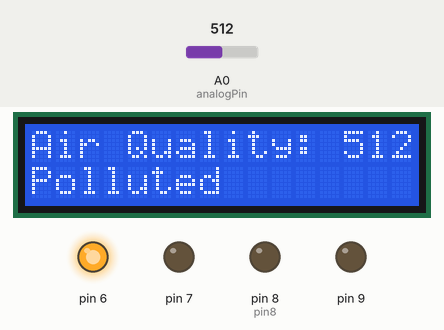
Simulated run of this sketch. Board: Arduino Uno, built with avr-gcc and run on an emulated ATmega328P. Shown: 16×2 character LCD, output pins drawn as LEDs (lit = HIGH). The inputs (shaded band) are chosen by the test bench; at power-on: A0 (analogPin) = 512. What the sketch prints to the serial monitor is not drawn.

Above: at 1.6 s.
1.7 s: A0 (analogPin) set to 487
At 2.8 s:
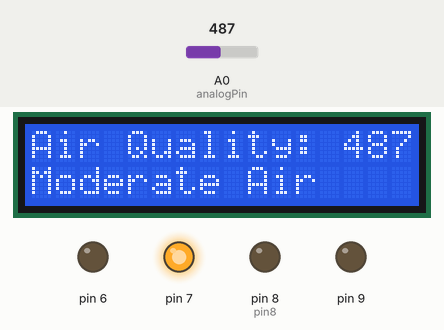
3.5 s: A0 (analogPin) set to 390
At 4.9 s:
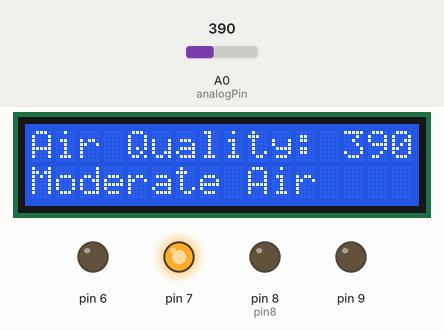
5.5 s: A0 (analogPin) set to 364
At 6.9 s:
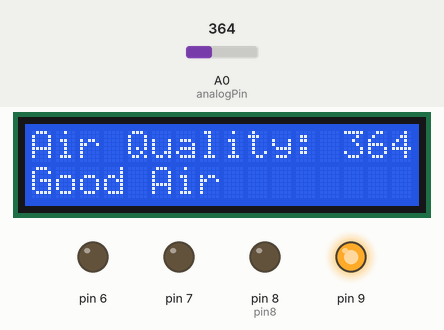
7.6 s: A0 (analogPin) set to 660
At 8.8 s:
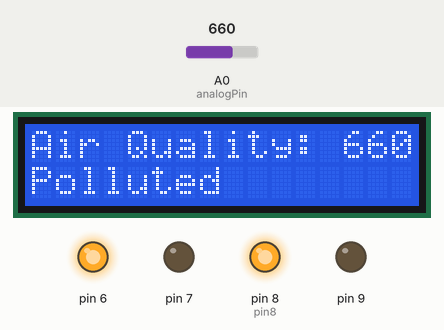
Timing chart, 0 to 10.6 s (numbered marks = the images above; inputs shaded):
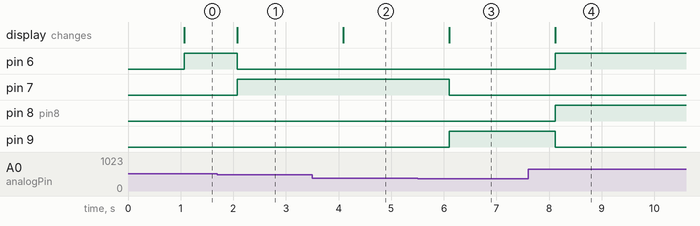

Measured:
- the behaviour switches between 501 and 500 on A0 (analogPin) (found by bisection; images 0 and 1)
- the behaviour switches between 376 and 375 on A0 (analogPin) (found by bisection; images 2 and 3)
- after the input at 1.7 s, pin 6: HIGH → LOW after 0.38 s; pin 7: LOW → HIGH after 0.38 s; the display: changes after 0.38 s (image 1)
- after the input at 3.5 s, the display: changes after 0.59 s (image 2)
- after the input at 5.5 s, pin 7: HIGH → LOW after 0.60 s; pin 9: LOW → HIGH after 0.60 s; the display: changes after 0.60 s (image 3)
- after the input at 7.6 s, pin 6, pin 8 (pin8): LOW → HIGH after 0.52 s; pin 9: HIGH → LOW after 0.52 s; the display: changes after 0.52 s (image 4)

The sketch:

Task1_Air_Pollution_Monitoring_System_Code.ino
```cpp
#include <LiquidCrystal.h>

LiquidCrystal lcd(12, 11, 5, 4, 3, 2);

int pin8 = 8;
int analogPin = A0;
int sensorValue = 0;

void setup() {
  pinMode(analogPin, INPUT);
  pinMode(pin8, OUTPUT);
  lcd.begin(16, 2);
  lcd.print("Air Quality");
  Serial.begin(9600);
  lcd.display();

  pinMode(7, OUTPUT);
  pinMode(6, OUTPUT);
  pinMode(9, OUTPUT);
  digitalWrite(6, LOW);
  digitalWrite(7, LOW);
  digitalWrite(9, LOW);
}

void loop() {

  delay(1000);
  sensorValue = analogRead(analogPin);
  Serial.print("Air Quality in PPM = ");
  Serial.println(sensorValue);

  lcd.clear();
  lcd.setCursor(0,0);
  lcd.print ("Air Quality: ");
  lcd.print (sensorValue);

  if (sensorValue<=375)
   {
   Serial.print("Good Air ");
   Serial.print ("\r\n");
   lcd.setCursor(0,1);
   lcd.print("Good Air");
   digitalWrite(7, LOW);
   digitalWrite(6, LOW);
   digitalWrite(9, HIGH);
   }
  else if( sensorValue>=375 && sensorValue<=500 )
   {
   Serial.print("Moderate Air");
   Serial.print ("\r\n");
   lcd.setCursor(0,1);
   lcd.print("Moderate Air");
   digitalWrite(9, LOW);
   digitalWrite(7, HIGH);
   digitalWrite(6, LOW);
   }
  else if (sensorValue>=500 )
   {
   Serial.print("Polluted");
   Serial.print ("\r\n");
   lcd.setCursor(0,1);
   lcd.print("Polluted");
    digitalWrite(7, LOW);
    digitalWrite(6, HIGH);
    digitalWrite(9, LOW);
   }

  if (sensorValue >650) {
    digitalWrite(pin8, HIGH);
  }
  else {
    digitalWrite(pin8, LOW);
  }
}
 
```
